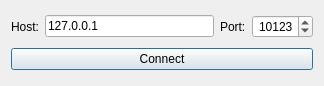
<?xml version="1.0" encoding="UTF-8"?>
<ui version="4.0">
 <class>Dialog</class>
 <widget class="QDialog" name="Dialog">
  <property name="geometry">
   <rect>
    <x>0</x>
    <y>0</y>
    <width>324</width>
    <height>86</height>
   </rect>
  </property>
  <property name="windowTitle">
   <string>Connection Dialog - JSON-RPC Chat</string>
  </property>
  <layout class="QVBoxLayout" name="verticalLayout">
   <item>
    <layout class="QHBoxLayout" name="horizontalLayout">
     <item>
      <widget class="QLabel" name="label">
       <property name="text">
        <string>Host:</string>
       </property>
      </widget>
     </item>
     <item>
      <widget class="QLineEdit" name="host">
       <property name="text">
        <string>127.0.0.1</string>
       </property>
      </widget>
     </item>
     <item>
      <widget class="QLabel" name="label_2">
       <property name="text">
        <string>Port:</string>
       </property>
      </widget>
     </item>
     <item>
      <widget class="QSpinBox" name="port">
       <property name="alignment">
        <set>Qt::AlignRight|Qt::AlignTrailing|Qt::AlignVCenter</set>
       </property>
       <property name="minimum">
        <number>1</number>
       </property>
       <property name="maximum">
        <number>65535</number>
       </property>
       <property name="value">
        <number>10123</number>
       </property>
      </widget>
     </item>
    </layout>
   </item>
   <item>
    <widget class="QPushButton" name="btnConnect">
     <property name="text">
      <string>Connect</string>
     </property>
     <property name="default">
      <bool>true</bool>
     </property>
    </widget>
   </item>
  </layout>
 </widget>
 <resources/>
 <connections/>
</ui>
